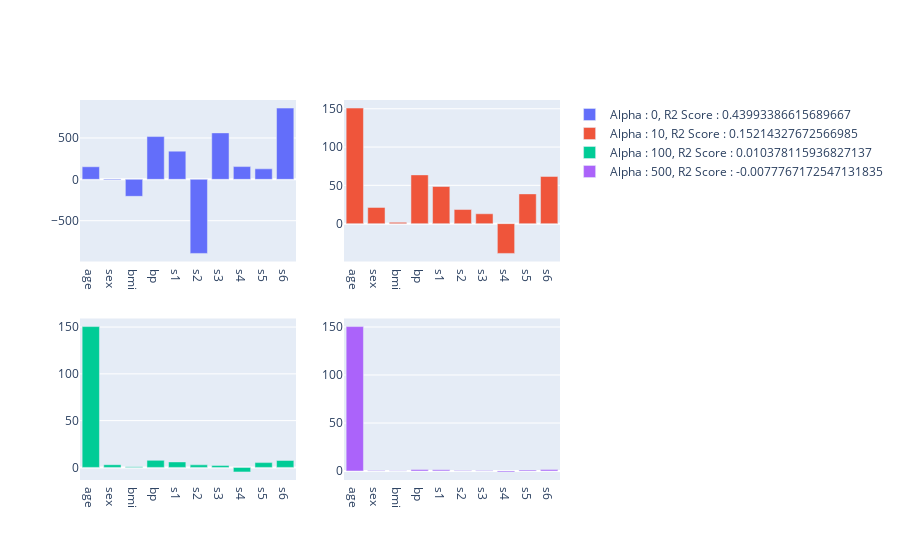

Notebook code cell kept with this figure:
### Code cell
fig = make_subplots(rows=2, cols=2)
fig.add_trace(go.Bar(x=data.feature_names,
              y=coefs[0], name=f"Alpha : {0}, R2 Score : {r2_scores[0]}"), row=1, col=1)
fig.add_trace(go.Bar(x=data.feature_names,
              y=coefs[1], name=f"Alpha : {10}, R2 Score : {r2_scores[1]}"), row=1, col=2)
fig.add_trace(go.Bar(x=data.feature_names,
              y=coefs[2], name=f"Alpha : {100}, R2 Score : {r2_scores[2]}"), row=2, col=1)
fig.add_trace(go.Bar(x=data.feature_names,
              y=coefs[3], name=f"Alpha : {500}, R2 Score : {r2_scores[3]}"), row=2, col=2)
fig.show()

### Figure 1 — Plotly figure (JSON) as saved in the notebook; plotly's stock layout.template omitted (floating-point values rounded to 4 significant figures)
{"data": [{"name": "Alpha : 0, R2 Score : 0.43993386615689667", "type": "bar", "x": ["age", "sex", "bmi", "bp", "s1", "s2", "s3", "s4", "s5", "s6"], "xaxis": "x", "y": [151.9, -9.159, -205.5, 516.7, 340.6, -895.6, 561.2, 153.9, 126.7, 861.1, 52.42], "yaxis": "y"}, {"name": "Alpha : 10, R2 Score : 0.15214327672566985", "type": "bar", "x": ["age", "sex", "bmi", "bp", "s1", "s2", "s3", "s4", "s5", "s6"], "xaxis": "x2", "y": [150.9, 21.17, 1.66, 63.66, 48.49, 18.42, 12.88, -38.92, 38.84, 61.61, 35.51], "yaxis": "y2"}, {"name": "Alpha : 100, R2 Score : 0.010378115936827137", "type": "bar", "x": ["age", "sex", "bmi", "bp", "s1", "s2", "s3", "s4", "s5", "s6"], "xaxis": "x3", "y": [150.5, 2.859, 0.6295, 7.541, 5.85, 2.711, 2.142, -4.834, 5.108, 7.448, 4.576], "yaxis": "y3"}, {"name": "Alpha : 500, R2 Score : -0.0077767172547131835", "type": "bar", "x": ["age", "sex", "bmi", "bp", "s1", "s2", "s3", "s4", "s5", "s6"], "xaxis": "x4", "y": [150.5, 0.5892, 0.1371, 1.535, 1.193, 0.5631, 0.4492, -0.9884, 1.05, 1.519, 0.939], "yaxis": "y4"}], "layout": {"xaxis": {"anchor": "y", "domain": [0, 0.45]}, "xaxis2": {"anchor": "y2", "domain": [0.55, 1]}, "xaxis3": {"anchor": "y3", "domain": [0, 0.45]}, "xaxis4": {"anchor": "y4", "domain": [0.55, 1]}, "yaxis": {"anchor": "x", "domain": [0.575, 1]}, "yaxis2": {"anchor": "x2", "domain": [0.575, 1]}, "yaxis3": {"anchor": "x3", "domain": [0, 0.425]}, "yaxis4": {"anchor": "x4", "domain": [0, 0.425]}}}
